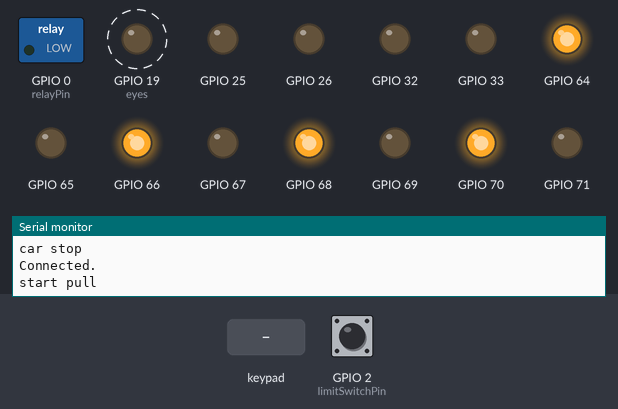
The program below on a simulated ESP32. Parts: switched loads named in the program (green lamp = pin HIGH), output pins drawn as LEDs (lit = HIGH), the last lines printed to the serial monitor. Dashed ring = blinking. Inputs (shaded band) come from the test bench; at power-on: GPIO 2 (limitSwitchPin) HIGH. Nothing arrives over Bluetooth unless stated.

Above: at 1.26 s.
1.3 s: GPIO 2 (limitSwitchPin) pulled LOW for 0.15 s
At 1.58 s:
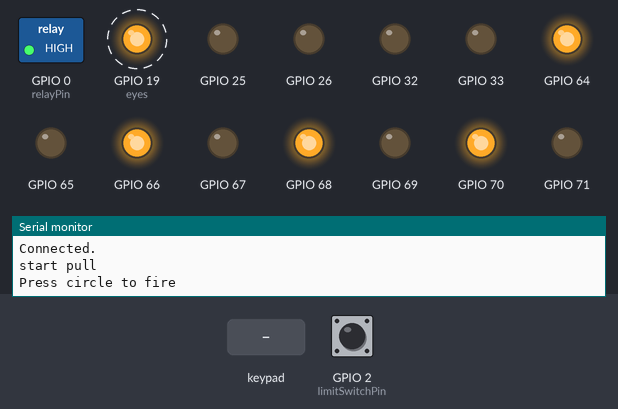
4.3 s: key 'U' pressed
At 4.5 s:
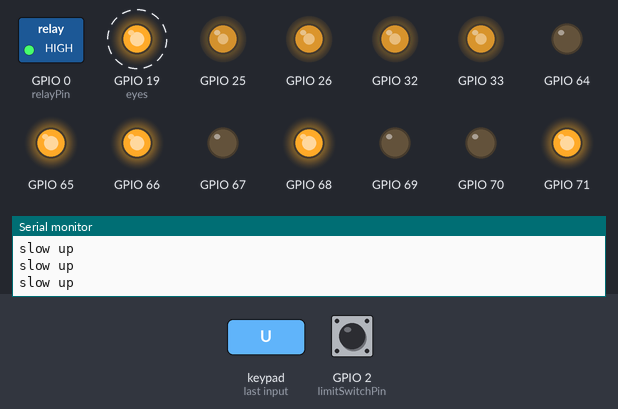
7.3 s: key 'D' pressed
At 7.67 s:
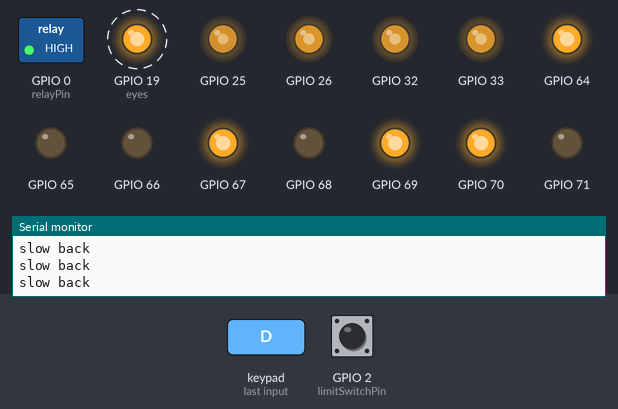
10.3 s: key 'L' pressed
At 10.57 s:
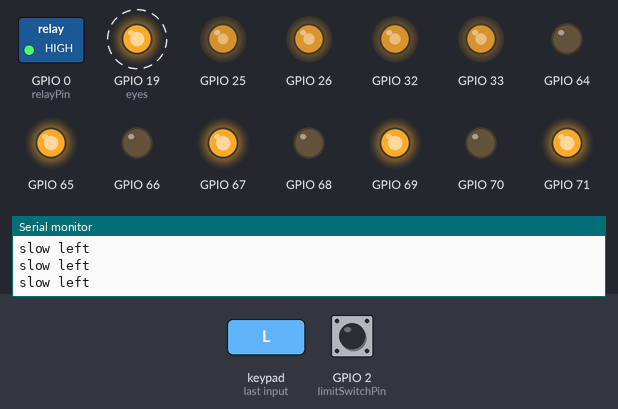
13.3 s: key 'R' pressed
At 13.48 s:
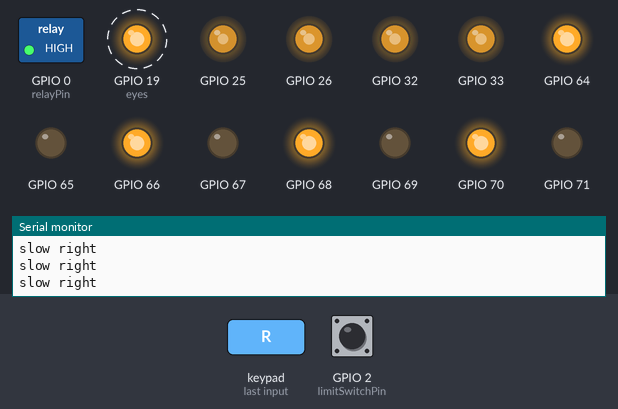
Timing chart, 0 to 17.3 s (numbered marks = the images above; inputs shaded):
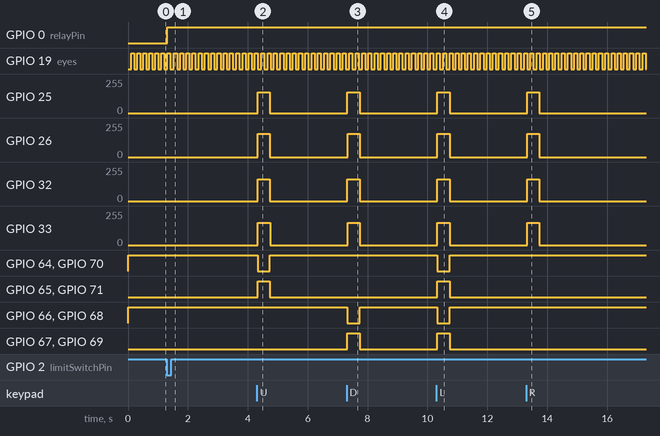

Measured:
- after the input at 1.3 s, GPIO 0 (relayPin): LOW → HIGH at once
- after the input at 4.3 s, GPIO 25: 0/255 → 156/255 at once, → 0/255 0.41 s later; GPIO 26: 0/255 → 174/255 at once, → 0/255 0.41 s later; GPIO 32: 0/255 → 165/255 at once, → 0/255 0.41 s later; GPIO 33: 0/255 → 167/255 at once, → 0/255 0.41 s later; GPIO 64, GPIO 70: HIGH → LOW at once, → HIGH 0.41 s later
- after the input at 7.3 s, GPIO 25: 0/255 → 156/255 at once, → 0/255 0.41 s later; GPIO 26: 0/255 → 174/255 at once, → 0/255 0.41 s later; GPIO 32: 0/255 → 165/255 at once, → 0/255 0.41 s later; GPIO 33: 0/255 → 167/255 at once, → 0/255 0.41 s later; GPIO 66, GPIO 68: HIGH → LOW at once, → HIGH 0.41 s later
- after the input at 10.3 s, GPIO 25: 0/255 → 156/255 at once, → 0/255 0.43 s later; GPIO 26: 0/255 → 174/255 at once, → 0/255 0.43 s later; GPIO 32: 0/255 → 165/255 at once, → 0/255 0.43 s later; GPIO 33: 0/255 → 167/255 at once, → 0/255 0.43 s later; GPIO 64, GPIO 66, GPIO 68, GPIO 70: HIGH → LOW at once, → HIGH 0.43 s later
- after the input at 13.3 s, GPIO 25: 0/255 → 156/255 at once, → 0/255 0.41 s later; GPIO 26: 0/255 → 174/255 at once, → 0/255 0.41 s later; GPIO 32: 0/255 → 165/255 at once, → 0/255 0.41 s later; GPIO 33: 0/255 → 167/255 at once, → 0/255 0.41 s later
- by itself, GPIO 19 (eyes): alternates HIGH for 0.10 s and LOW for 0.10 s

The program:

main.cpp
```cpp
#include <controllerCommand.h>
#include <makeColor.h>

void setup()
{
    expander.begin();
    controllerSetup();
    setBlink();
    carSetup();
    gunSetup();
    Serial.begin(115200);
}

void loop()
{
    espExecuteCommand();
    led();
    delay(10);
}
```

controllerCommand.h
```cpp
#include <moving.h>
#include <Ps3Controller.h>
#include <fire.h>
int player = 0;
int battery = 0;
bool isMoving = false;
bool isBrake = false;
short lowSpeed = 150;
short highSpeed = 250;

void onConnect(){
    Serial.println("Connected.");
}

void controllerSetup(){
    //Ps3.attach(notify);
    Ps3.attachOnConnect(onConnect);
    Ps3.begin("00:01:02:00:00:00");
    Serial.println("Controller is Ready.");
}

void espExecuteCommand(){
    // moving
    if(true){
        if(Ps3.data.button.l2 && (Ps3.data.button.l1 || Ps3.data.button.r1) ){
            robotRotateLeft(highSpeed - 60);
            Serial.println("fast rotate left");
            isMoving = true;
            isBrake = true;
        } else if(Ps3.data.button.l2){
            robotRotateLeft(lowSpeed - 5);
            Serial.println("slow rotate left");
            isBrake = false;
            isMoving = false;
        }
        else if(Ps3.data.button.r2 && (Ps3.data.button.l1 || Ps3.data.button.r1)){
            robotRotateRight(highSpeed - 60);
            Serial.println("fast rotate right");
            isMoving = true;
            isBrake = true;
        } else if(Ps3.data.button.r2){
            robotRotateRight(lowSpeed - 5);
            Serial.println("slow rotate right");
            isBrake = false;
            isMoving = false;
        }
        else if(Ps3.data.button.up && (Ps3.data.button.l1 || Ps3.data.button.r1)){
                robotRunForward(highSpeed);
                Serial.println("fast up");
                isMoving = true;
                isBrake = true;
            } else if(Ps3.data.button.up){
                Serial.println("slow up");
                robotRunForward(lowSpeed);
                isBrake = false;
                isMoving = false;
            }
        else if(Ps3.data.button.down && (Ps3.data.button.l1 || Ps3.data.button.r1)){
            robotRunBackward(highSpeed);
            Serial.println("fast back");
            isBrake = false;
            isMoving = false;
        } else if(Ps3.data.button.down){
            robotRunBackward(lowSpeed);
            Serial.println("slow back");
            isBrake = false;
            isMoving = false;
        }
        else if(Ps3.data.button.left && (Ps3.data.button.l1 || Ps3.data.button.r1)){
            Serial.println("fast left");
            robotMoveLeft(highSpeed);
            isMoving = true;
            isBrake = true;
        } else if(Ps3.data.button.left){
            Serial.println("slow left");
            robotMoveLeft(lowSpeed);
            isMoving = false;
            isBrake = false;
        }
        else if(Ps3.data.button.right && (Ps3.data.button.l1 || Ps3.data.button.r1)){
            robotMoveRight(highSpeed);
            Serial.println("fast right");
            isMoving = true;
            isBrake = true;
        } else if(Ps3.data.button.right){
            Serial.println("slow right");
            robotMoveRight(lowSpeed);
            isMoving = false;
            isBrake = false;
        }
    }
    //infraredDetermine();
    if(isBrake == true && !Ps3.data.button.right && !Ps3.data.button.left && !Ps3.data.button.down && !Ps3.data.button.up && !Ps3.data.button.r2 && !Ps3.data.button.l2){
        isBrake = false;
        carBrake();
    }
    if(isMoving == false && isBrake == false && !Ps3.data.button.r2 && !Ps3.data.button.l2 && !Ps3.data.button.right && !Ps3.data.button.left && !Ps3.data.button.down && !Ps3.data.button.up){
        isMoving = true;
        carStop();
    }
    // ban
    if(Ps3.event.button_down.r3 || Ps3.event.button_down.l3){
        fire();
    }
    autoPull();
}
```

fire.h
```cpp
#include <Arduino.h>

const char relayPin = 0;
const char limitSwitchPin = 2;
unsigned long timeWait = 0;
bool readyToFire = false;
bool pullState = false;
// tranh doc cam bien nhieu lan
unsigned long block = 0;
void gunSetup(){
    pinMode(relayPin, OUTPUT);
    pinMode(limitSwitchPin, INPUT_PULLUP);
}
void autoPull(){
    if(!readyToFire && digitalRead(limitSwitchPin) == HIGH && millis() - timeWait > 20 && pullState == false){
        digitalWrite(relayPin, LOW);
        Serial.println("start pull");
        pullState = true;
    } else if(!readyToFire && digitalRead(limitSwitchPin) == LOW &&  millis() - block > 200){
        digitalWrite(relayPin, HIGH);
        Serial.println("Press circle to fire");
        readyToFire = true;
        pullState = true;
    }
}
void fire(){
    if(readyToFire){
        digitalWrite(relayPin, LOW);
        Serial.println("FIRE!");
        timeWait = millis();
        block = millis();
        readyToFire = false;
        pullState = false;
    }
}
```

makeColor.h
```cpp
#include <Arduino.h>
const char eyes = 19;
bool eyesState = false;
unsigned long timerBlink = 0;
void setBlink(){
    pinMode(eyes, OUTPUT);
}

void led(){
    if(millis() - timerBlink > 100){
        eyesState = !eyesState;
        digitalWrite(eyes, eyesState);
        timerBlink = millis();
    }
}
```

moving.h
```cpp
#include <PCF8575.h>

short topLeftTolerance = -7;
short topRightTolerance = -16;
short bottomLeftTolerance = -25;
short bottomRightTolerance = -18;
const char infraredBlockCollide = 16;
bool blockRunForward = false;
PCF8575 expander(0x20);

class Motor {
    private:
        uint8_t LeftPin;
        uint8_t RightPin;
        char PwmChannel;
        char PwmPin;
    public:
        Motor (uint8_t leftPin, uint8_t rightPin, char pwmPin, char pwmChannel){
            LeftPin = leftPin;
            RightPin = rightPin;
            PwmChannel = pwmChannel;
            PwmPin = pwmPin;
        }
        void setup(){
            expander.pinMode(LeftPin, OUTPUT);
            expander.pinMode(RightPin, OUTPUT);
            pinMode(PwmChannel, OUTPUT);
            Serial.println("this");
            ledcSetup(PwmChannel, 20000, 8);
            ledcAttachPin(PwmPin, PwmChannel);
        }
        void rotateLeft(short speed){
            if(speed >= 255) speed = 255;
            expander.digitalWrite(LeftPin, 1);
            expander.digitalWrite(RightPin, 0);
            ledcWrite(PwmChannel, speed);
        }
        void rotateRight(short speed){
            if(speed >= 255) speed = 255;
            expander.digitalWrite(LeftPin, 0);
            expander.digitalWrite(RightPin, 1);
            ledcWrite(PwmChannel, speed);
        }
        void stop(){
            expander.digitalWrite(LeftPin, 0);
            expander.digitalWrite(RightPin, 0);
            ledcWrite(PwmChannel, 0);
        }
        void brake(){
            expander.digitalWrite(LeftPin, 0);
            expander.digitalWrite(RightPin, 0);
            ledcWrite(PwmChannel, 255);
        }
};

Motor topLeft(P3, P2, 25, 0);
Motor bottomLeft(P1, P0, 26, 1);
Motor topRight(P7, P6, 32, 2);
Motor bottomRight(P5, P4, 33, 3);

void robotRotateLeft(short speed){
    topLeft.rotateLeft(speed - topLeftTolerance);
    topRight.rotateLeft(speed - topRightTolerance);
    bottomLeft.rotateRight(speed - bottomLeftTolerance);
    bottomRight.rotateRight(speed - bottomRightTolerance);
}

void robotRotateRight(short speed){
    topLeft.rotateRight(speed - topLeftTolerance);
    topRight.rotateRight(speed - topRightTolerance);
    bottomLeft.rotateLeft(speed - bottomLeftTolerance);
    bottomRight.rotateLeft(speed - bottomRightTolerance);
}

void robotRunForward(short speed){
    topLeft.rotateRight(speed - topLeftTolerance);
    topRight.rotateLeft(speed - topRightTolerance);
    bottomLeft.rotateLeft(speed - bottomLeftTolerance);
    bottomRight.rotateRight(speed - bottomRightTolerance);
}
void robotRunBackward(short speed){
    topLeft.rotateLeft(speed - topLeftTolerance);
    topRight.rotateRight(speed - topRightTolerance);
    bottomLeft.rotateRight(speed - bottomLeftTolerance);
    bottomRight.rotateLeft(speed - bottomRightTolerance);
}
void robotMoveLeft(short speed){
    topLeft.rotateLeft(speed - topLeftTolerance);
    topRight.rotateLeft(speed - topRightTolerance);
    bottomLeft.rotateLeft(speed - bottomLeftTolerance );
    bottomRight.rotateLeft(speed - bottomRightTolerance);
}
void robotMoveRight(short speed){
    topLeft.rotateRight(speed - topLeftTolerance);
    topRight.rotateRight(speed - topRightTolerance);
    bottomLeft.rotateRight(speed - bottomLeftTolerance);
    bottomRight.rotateRight(speed - bottomRightTolerance);
}

void carStop(){
    topLeft.rotateRight(0);
    topRight.rotateRight(0);
    bottomLeft.rotateRight(0);
    bottomRight.rotateRight(0);
    Serial.println("car stop");
}
void carBrake(){
    topLeft.brake();
    topRight.brake();
    bottomLeft.brake();
    bottomRight.brake();
    Serial.println("brake!");
}
void carSetup(){
    pinMode(infraredBlockCollide, INPUT);
    topLeft.setup();
    topRight.setup();
    bottomLeft.setup();
    bottomRight.setup();
}
void infraredDetermine(){
    Serial.println(digitalRead(infraredBlockCollide));
    if(digitalRead(infraredBlockCollide) == LOW){
        blockRunForward = true;
    } else {
        blockRunForward = false;
    }
}
```
